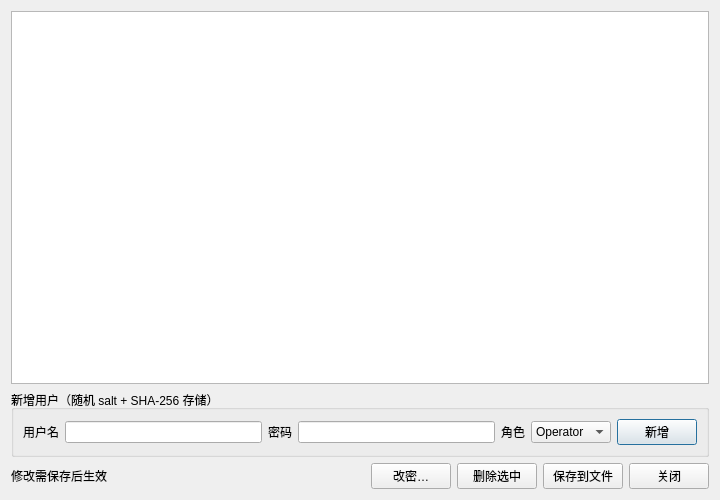
<?xml version="1.0" encoding="UTF-8"?>
<ui version="4.0">
 <class>UserManagerDialog</class>
 <widget class="QDialog" name="UserManagerDialog">
  <property name="geometry">
   <rect>
    <x>0</x>
    <y>0</y>
    <width>720</width>
    <height>500</height>
   </rect>
  </property>
  <property name="windowTitle">
   <string>用户管理</string>
  </property>
  <layout class="QVBoxLayout" name="rootLayout">
   <item>
    <widget class="QTableView" name="tableUsers">
     <property name="editTriggers">
      <set>QAbstractItemView::NoEditTriggers</set>
     </property>
     <property name="alternatingRowColors">
      <bool>true</bool>
     </property>
     <property name="selectionBehavior">
      <enum>QAbstractItemView::SelectRows</enum>
     </property>
    </widget>
   </item>
   <item>
    <widget class="QGroupBox" name="grpAdd">
     <property name="title">
      <string>新增用户（随机 salt + SHA-256 存储）</string>
     </property>
     <layout class="QHBoxLayout" name="addLayout">
      <item>
       <widget class="QLabel" name="lblUser">
        <property name="text">
         <string>用户名</string>
        </property>
       </widget>
      </item>
      <item>
       <widget class="QLineEdit" name="editUsername"/>
      </item>
      <item>
       <widget class="QLabel" name="lblPass">
        <property name="text">
         <string>密码</string>
        </property>
       </widget>
      </item>
      <item>
       <widget class="QLineEdit" name="editPassword">
        <property name="echoMode">
         <enum>QLineEdit::Password</enum>
        </property>
       </widget>
      </item>
      <item>
       <widget class="QLabel" name="lblRole">
        <property name="text">
         <string>角色</string>
        </property>
       </widget>
      </item>
      <item>
       <widget class="QComboBox" name="comboRole">
        <item>
         <property name="text">
          <string>Operator</string>
         </property>
        </item>
        <item>
         <property name="text">
          <string>Engineer</string>
         </property>
        </item>
        <item>
         <property name="text">
          <string>Admin</string>
         </property>
        </item>
       </widget>
      </item>
      <item>
       <widget class="QPushButton" name="btnAdd">
        <property name="text">
         <string>新增</string>
        </property>
       </widget>
      </item>
     </layout>
    </widget>
   </item>
   <item>
    <layout class="QHBoxLayout" name="bottomLayout">
     <item>
      <widget class="QLabel" name="lblInfo">
       <property name="text">
        <string>修改需保存后生效</string>
       </property>
      </widget>
     </item>
     <item>
      <spacer name="bottomSpacer">
       <property name="orientation">
        <enum>Qt::Horizontal</enum>
       </property>
       <property name="sizeHint" stdset="0">
        <size>
         <width>40</width>
         <height>20</height>
        </size>
       </property>
      </spacer>
     </item>
     <item>
      <widget class="QPushButton" name="btnChPwd">
       <property name="text">
        <string>改密…</string>
       </property>
      </widget>
     </item>
     <item>
      <widget class="QPushButton" name="btnRemove">
       <property name="text">
        <string>删除选中</string>
       </property>
      </widget>
     </item>
     <item>
      <widget class="QPushButton" name="btnSave">
       <property name="text">
        <string>保存到文件</string>
       </property>
      </widget>
     </item>
     <item>
      <widget class="QPushButton" name="btnClose">
       <property name="text">
        <string>关闭</string>
       </property>
      </widget>
     </item>
    </layout>
   </item>
  </layout>
 </widget>
 <resources/>
 <connections/>
</ui>
